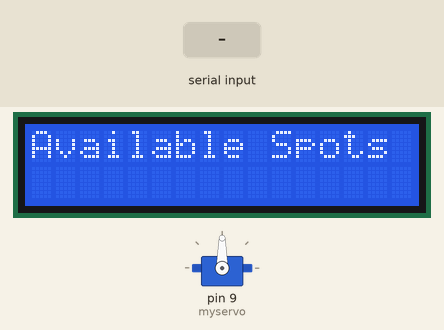
Simulated run of this sketch. Board: Arduino Uno, built with avr-gcc and run on an emulated ATmega328P. Parts: servo, 16×2 character LCD. Inputs (shaded band) come from the test bench. What the sketch prints to the serial monitor is not drawn.

Above: at 1.2 s.
1.3 s: "90,45\n" received over Serial
At 1.7 s:
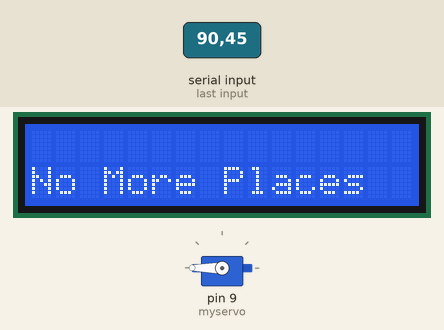
3.3 s: "0\n" received over Serial
Timing chart, 0 to 6.3 s (numbered marks = the images above; inputs shaded):
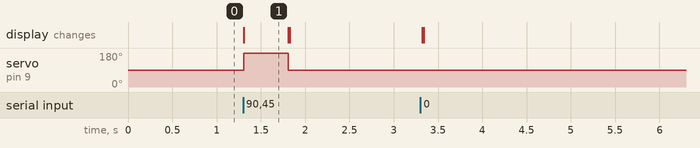

Measured:
- after the input at 1.3 s, servo on pin 9 (myservo): 90° → 180° at once, → 90° 0.50 s later; the display: changes at once (image 1)
- what the display in image 1 shows lasts 0.5 s, from 1.3 s to 1.8 s

The sketch:

Arduino_1__Inside_.ino
```cpp
#include <LiquidCrystal.h>
#include <Servo.h>

const int rs = 12, en = 11, d4 = 5, d5 = 4, d6 = 3, d7 = 2;
LiquidCrystal lcd(rs, en, d4, d5, d6, d7);
Servo myservo;
int x; //byte sent from python
int servVal;
int Yindex = 0;


void setup() {
  // put your setup code here, to run once:
    myservo.attach(9);
    Serial.begin(9600);
    Serial.setTimeout(1);
    lcd.begin(16, 2);

  // Print a message to the LCD.
}

void loop() {
  // put your main code here, to run repeatedly:
  lcd.setCursor(0,0);
  lcd.print("Available Spots");
  while (!Serial.available());
  x = Serial.readString().toInt();
  Serial.print(x);
  if (x == 9)
  {
     myservo.write(180);
     lcd.clear();
     lcd.setCursor(0,1);
     lcd.print("No More Places");
     delay(500);
  }
  else
  {
    myservo.write(90);
    delay(15);
    lcd.setCursor(Yindex,1);
    lcd.print(x);
  }
  Yindex +=2;
  if (Yindex > 11 || x == 0 || x == 8)
  {
    Yindex = 0;
    lcd.clear();
  }
}
```
